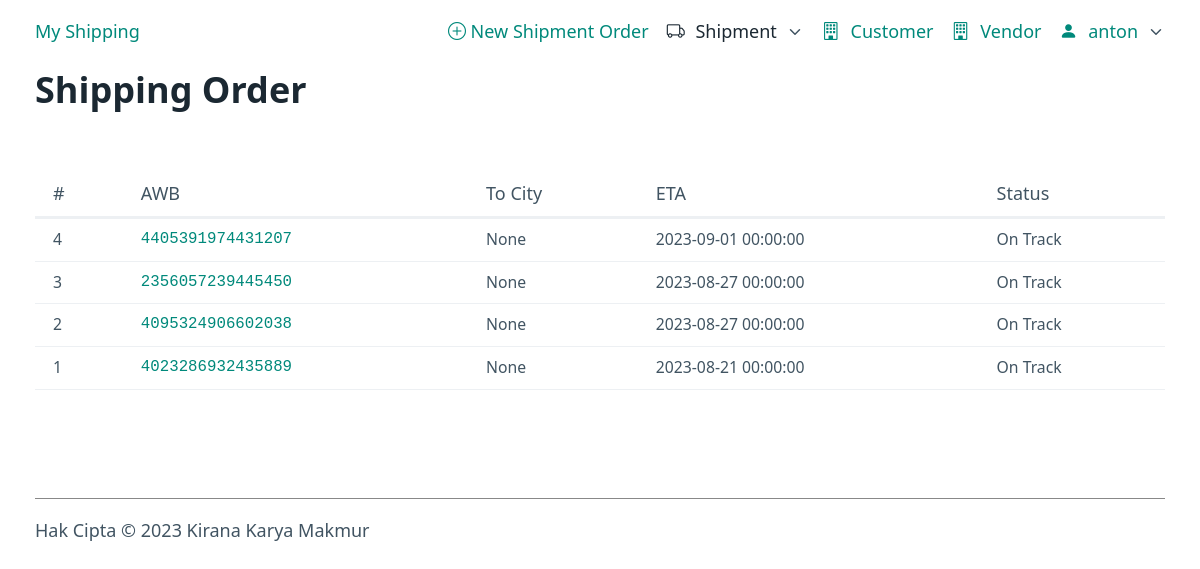
/shipment (signed in), run on the app's committed database.
### app/models.py (models this page shows, shortened)
class BaseModel(db_wrapper.Model):
    pass

class User(UserMixin, BaseModel):
    username = pw.CharField(unique=True)
    password = pw.TextField()
    role = pw.CharField(max_length=1, default='0')
    is_active = pw.BooleanField(default=True)
    created = pw.DateTimeField(default=datetime.datetime.now)
    modified = pw.DateTimeField(null=True)

class Shipment(BaseModel):
    awb = pw.CharField(max_length=35, unique=True)
    customer = pw.ForeignKeyField(Customer, null=True)
    order_date = pw.DateField(default=datetime.date.today)
    from_name = pw.CharField(max_length=35)
    from_hp = pw.CharField(max_length=20)
    from_addr1 = pw.CharField(max_length=50, null=True)
    from_addr2 = pw.CharField(max_length=50, null=True)
    from_zip = pw.IntegerField(null=True)
    to_name = pw.CharField(max_length=35)
    to_hp = pw.CharField(max_length=20)
    to_addr1 = pw.CharField(max_length=50, null=True)
    to_addr2 = pw.CharField(max_length=50, null=True)
    to_city = pw.CharField(max_length=50)
    to_city_code = pw.CharField(max_length=5)
    to_zip = pw.IntegerField(null=True)
    epu = pw.DateTimeField(null=True) # Estimated PickUp time
    eta = pw.DateTimeField(null=True)
    num_items = pw.IntegerField(default=1)
    description = pw.TextField()
    created = pw.DateTimeField(default=datetime.datetime.now)
    modified = pw.DateTimeField(null=True)

### app/shipment/__init__.py (the view)
@bp.route('')
def index():
    shipments = Shipment.select().order_by(Shipment.id.desc())
    return render_template('shipment/index.html', shipments=shipments)

### app/__init__.py (called while the page is built)
@login_manager.user_loader
def load_user(user_id):
    try:
        return User.get_by_id(user_id)
    except:
        return None

### app/templates/shipment/index.html
{% extends 'base.html' %}
{% block content %}
<h1>Shipping Order</h1>
<table>
  <thead>
    <tr>
      <th scope="col">#</th>
      <th scope="col">AWB</th>
      <th scope="col">To City</th>
      <th scope="col">ETA</th>
      <th scope="col">Status</th>
    </tr>
  </thead>
  <tbody>
    {% for s in shipments %}
    <tr>
      <td>{{ s.id }}</td>
      <td style="font-family:'Courier New', Courier, monospace"><a href="{{ url_for('shipment.show', awb=s.awb) }}">{{ s.awb }}</a></td>
      <td>{{ s.to_city }}</td>
      <td>{{ s.eta }}</td>
      <td>On Track</td>
    </tr>
    {% endfor %}
  </tbody>
</table>
{% endblock %}

### app/templates/base.html (shortened to what this page needs)
<!doctype html>
<html lang="en" data-theme="light">
  <head>
    <link rel="stylesheet" href="/static/css/pico.min.css">
    <link rel="stylesheet" href="/static/css/custom.css">
    <link rel="stylesheet" href="https://cdn.jsdelivr.net/npm/bootstrap-icons@1.10.5/font/bootstrap-icons.css">
  </head>
  <body>
    <div class="container">
      {% if current_user.is_authenticated %}
      <nav>
        <ul>
          <li><a href="/">My Shipping</a></li>
        </ul>
        <ul>
          <li><a href="/shipment/add"><i class="bi bi-plus-circle"></i> New Shipment Order</a></strong></li>
          <li>
            <details role="list">
              <summary aria-haspopup="listbox" role="link" class="contrast"><i class="bi bi-truck" style="margin-right:.6rem"></i>Shipment</summary>
            </details>
          </li>
          <li><a href="/customer"><i class="bi bi-building" style="margin-right:0.6rem"></i>Customer</a></li>
          <li><a href="/vendor"><i class="bi bi-building" style="margin-right:0.6rem"></i>Vendor</a></li>
          <li>
            <details role="list">
              <summary aria-haspopup="listbox" role="link"><i class="bi bi-person-fill" style="margin-right:.6rem"></i> {{ current_user.username }}</summary>
            </details>
          </li>
        </ul>
      </nav>
      {% block content %}
      {% endblock %}
        {% else %}
      <h1>My Shipping</h1>
      <p><a href="/login">Login</a></p>
      {% endif %}
    </div>
    <footer class="container">
      <hgroup>
        <hr style="border-top:solid 1px #888;padding-bottom:1rem;">
        <small>Hak Cipta &copy; 2023 Kirana Karya Makmur</small>
      </hgroup>
    </footer>
  </body>
</html>

### app/static/css/custom.css (style rules this page uses)
[data-theme="light"], :root:not([data-theme="dark"]) { --primary: #00897b; --primary-hover: #00796b; --primary-focus: rgba(0, 137, 123, 0.125); --primary-inverse: #FFF; }
:root { --form-element-active-border-color: var(--primary); --form-element-focus-color: var(--primary-focus); --switch-color: var(--primary-inverse); --switch-checked-background-color: var(--primary); --form-element-spacing-vertical: 0.2rem; --form-element-spacing-horizontal: 0.4rem; --font-weight: 300; }
@media (min-width: 992px) { :root { --font-size: 16px; } }
@media (min-width: 1200px) { :root { --font-size: 18px; } }

### data on the page
User: username "anton"
Shipment: id "4", awb "4405391974431207", to_city "None", eta "2023-09-01 00:00:00"
Shipment: id "3", awb "2356057239445450", to_city "None", eta "2023-08-27 00:00:00"
Shipment: id "2", awb "4095324906602038", to_city "None", eta "2023-08-27 00:00:00"
Shipment: id "1", awb "4023286932435889", to_city "None", eta "2023-08-21 00:00:00"
